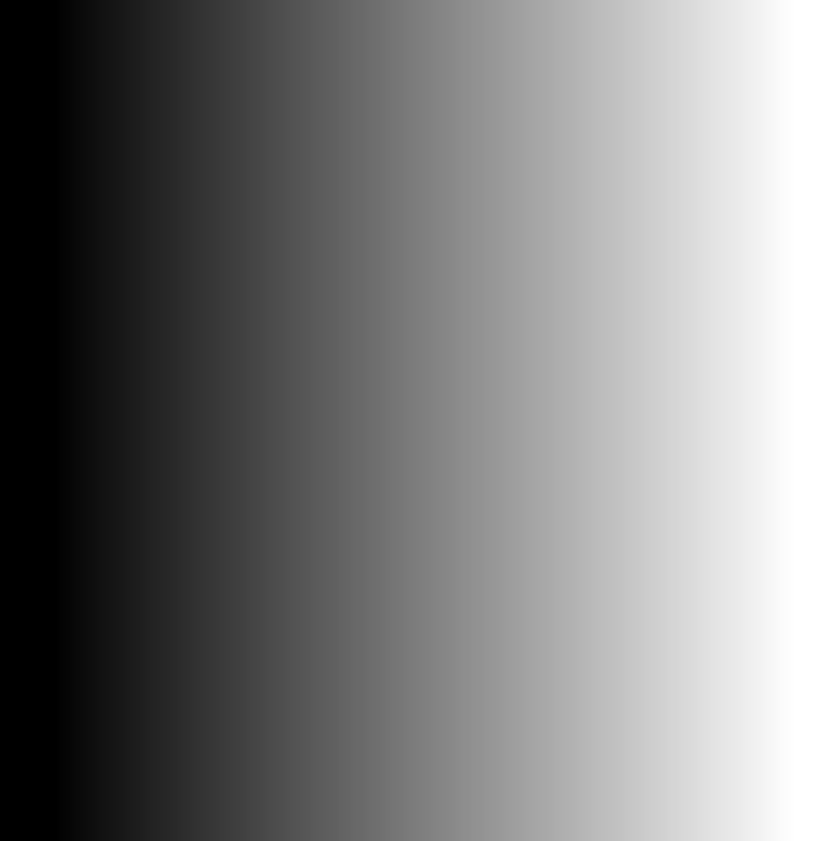
#> input picture assets/gradient.png, 839 x 841 px, shrunk from 1490 x 1492 before the run, found by its file name
$ python opencv_learning.py
#> lines starting #> are read from the running program, lines starting #| are printed output that depends on the picture; after the words box and inside, x2 and y2 are one past the last pixel; in counts of white or black regions, pixels touching at a corner belong together; pictures that were not available may be replaced by others from this repository, and a replacement may not be noted
### opencv_learning/modules/section06.py
import os
import cv2
import matplotlib.pyplot as plt

cwd = os.getcwd()

ASSET_PATH = os.path.join(cwd, "assets/")
OUTPUT_PATH = os.path.join(cwd, "outputs/")

gradient = os.path.join(ASSET_PATH, "gradient.png")
sudoku = os.path.join(ASSET_PATH, "sudoku.png")

img = cv2.imread(gradient)
#> img is the input picture: shape (841, 839, 3); min 0, max 255, mean 125.9


def join(filename):
    return os.path.join(ASSET_PATH, filename)


# [47 lines left out: functions basic_threshold, all_threshold, auto_threshold, not called in this run]

### opencv_learning/modules/section07.py
import os
import cv2
import numpy as np

cwd = os.getcwd()

ASSET_PATH = os.path.join(cwd, "assets/")
OUTPUT_PATH = os.path.join(cwd, "outputs/")

avatar = os.path.join(ASSET_PATH, "avatar.png")

img = cv2.imread(avatar)
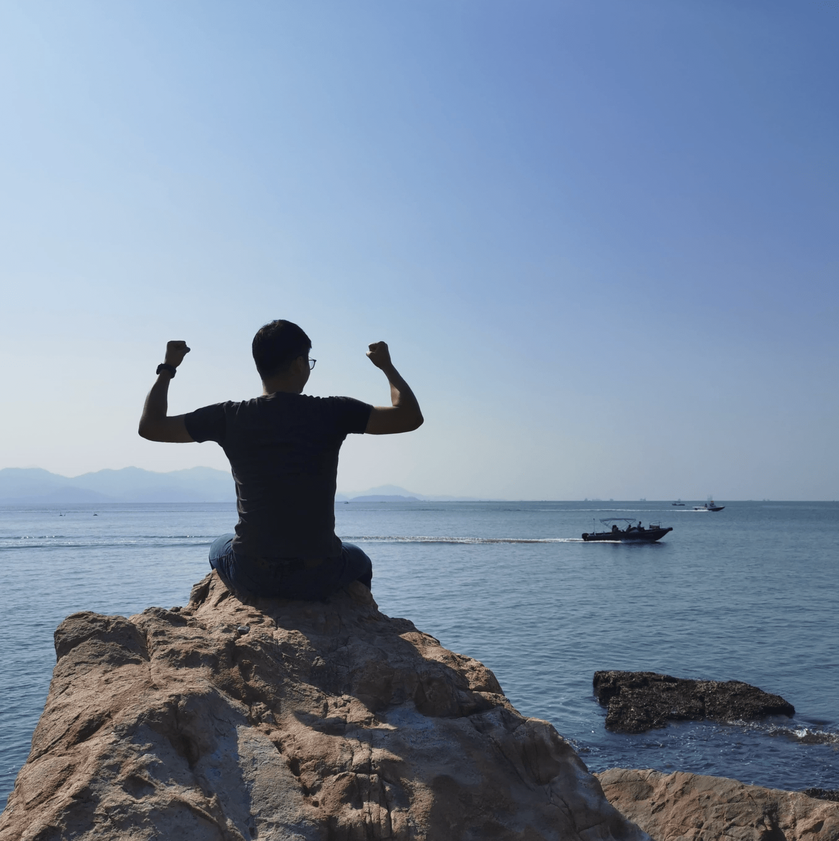
#> input picture assets/avatar.png, 839 x 841 px, shrunk from 1510 x 1514 before the run, found by its file name
#> img is the input picture: shape (841, 839, 3); mean B, G, R 161.2, 139.7, 123.2


def join(filename):
    return os.path.join(ASSET_PATH, filename)


def img_show(title, img):
    cv2.imshow(title, img)
    cv2.waitKey(0)


# [45 lines left out: functions img_resize, img_flip, img_move, img_rotate, not called in this run]

### opencv_learning/modules/section17.py
import os
import cv2
import numpy as np
import matplotlib.pyplot as plt


cwd = os.getcwd()

ASSET_PATH = os.path.join(cwd, "assets/")
OUTPUT_PATH = os.path.join(cwd, "outputs/")

shapes = os.path.join(ASSET_PATH, "shapes.png")


def join(filename):
    return os.path.join(ASSET_PATH, filename)


def img_show(title, img):
    cv2.imshow(title, img)
    cv2.waitKey(0)


# [50 lines left out: functions img_hough_line, img_hough_line_p, not called in this run]


def img_hough_circle():
    img = cv2.imread(shapes)
    drawing = np.zeros(img.shape[:], dtype=np.uint8)
    gray = cv2.cvtColor(img, cv2.COLOR_BGR2GRAY)
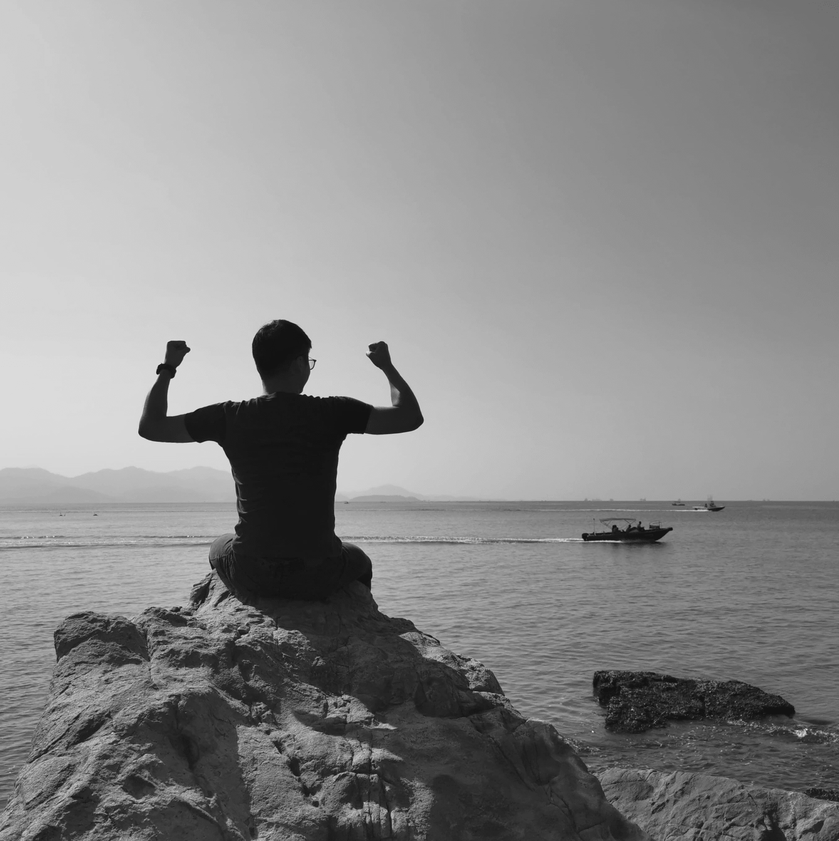
#> gray: shape (841, 839); min 3, max 234, mean 137.2
    edges = cv2.Canny(gray, 50, 150)
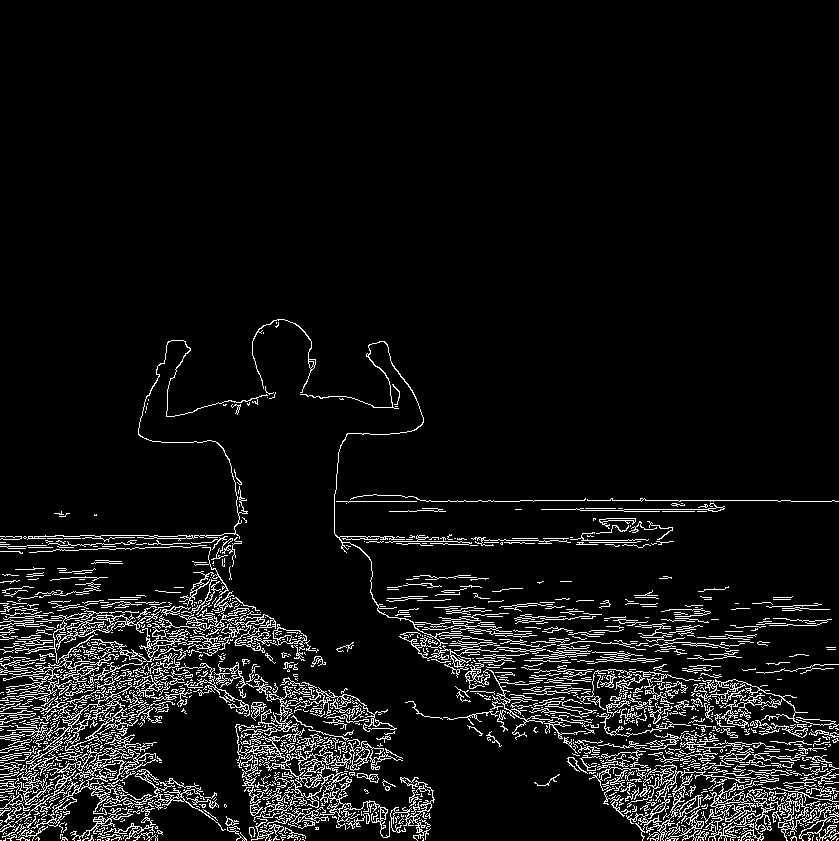
#> edges: shape (841, 839); 7% white in thin lines or dots, all inside (x1, y1, x2, y2) = (0, 319, 839, 841)

    circles = cv2.HoughCircles(edges, cv2.HOUGH_GRADIENT, 1, 20, param2=31)
#> circles = 999 rows, first 8: [454.5, 145.5, 572.5], [299.5, 611.5, 219.6], [462.5, 61.5, 654.5], [463.5, 91.5, 624.6], [455.5, 6.5, 709.5], [406.5, 28.5, 689.7], [393.5, 50.5, 668.8], [461.5, 113.5, 604.8]
    circles = np.int0(np.around(circles))
#> circles = 999 rows, first 8: [454, 146, 572], [300, 612, 220], [462, 62, 654], [464, 92, 625], [456, 6, 710], [406, 28, 690], [394, 50, 669], [462, 114, 605]

    for p in circles[0, :]:
        x, y, r = p
        cv2.circle(drawing, (x, y), r, (0, 255, 0), 2)
        cv2.circle(drawing, (x, y), 2, (0, 0, 255), 3)
#> this loop made 999 passes
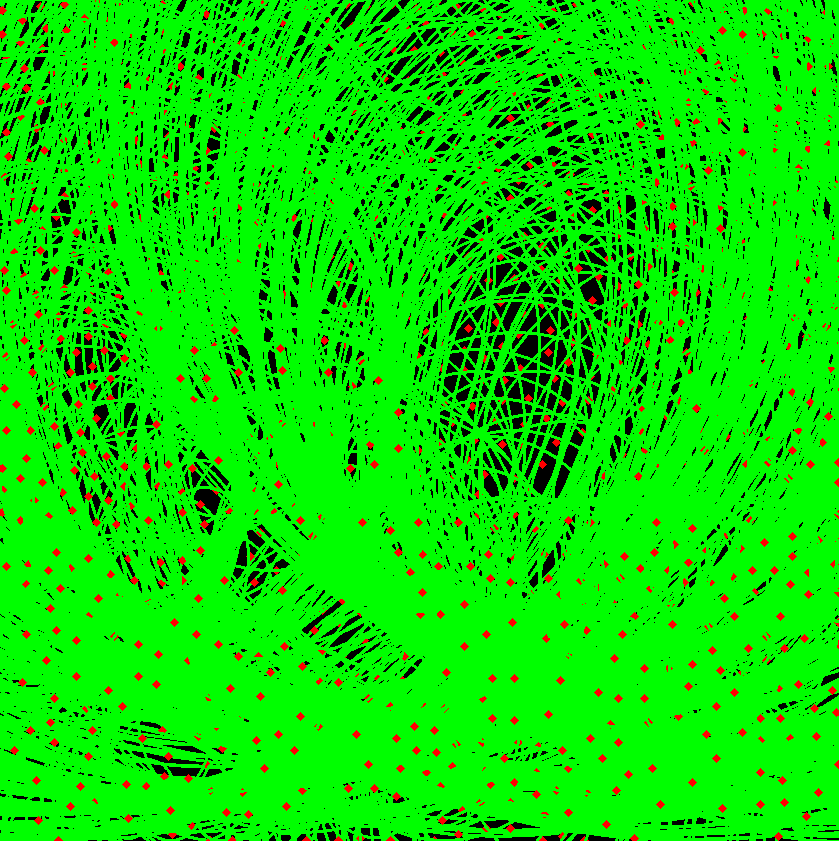
#> drawing: shape (841, 839, 3); mean of channels 0, 1, 2 0, 221.4, 7.4; drawn as B, G, R

    img_show('hough circle', drawing)

### opencv_learning/opencv_learning.py
"""Main module."""

from modules.section03 import copy_img, play_video, record_video
from modules.section04 import deal_image
from modules.section05 import convert_image, capture_blue
from modules.section06 import basic_threshold, all_threshold, auto_threshold
from modules.section07 import img_resize, img_flip, img_move, img_rotate
from modules.section08 import draw
from modules.section09 import img_merge, img_mix
from modules.section10 import img_blur, img_filter, img_gaussian_blur, img_median_blur, img_bilateral_blur
from modules.section11 import img_canny_detect
from modules.section12 import img_erode, img_dilate, img_morphology
from modules.section13 import img_find_contour
from modules.section14 import img_contour_feature, img_match_shape
from modules.section15 import calc_hist, img_equalize
from modules.section16 import img_match, img_multi_match
from modules.section17 import img_hough_line, img_hough_line_p, img_hough_circle

# [63 lines of commented-out code are left out]
img_hough_circle()
